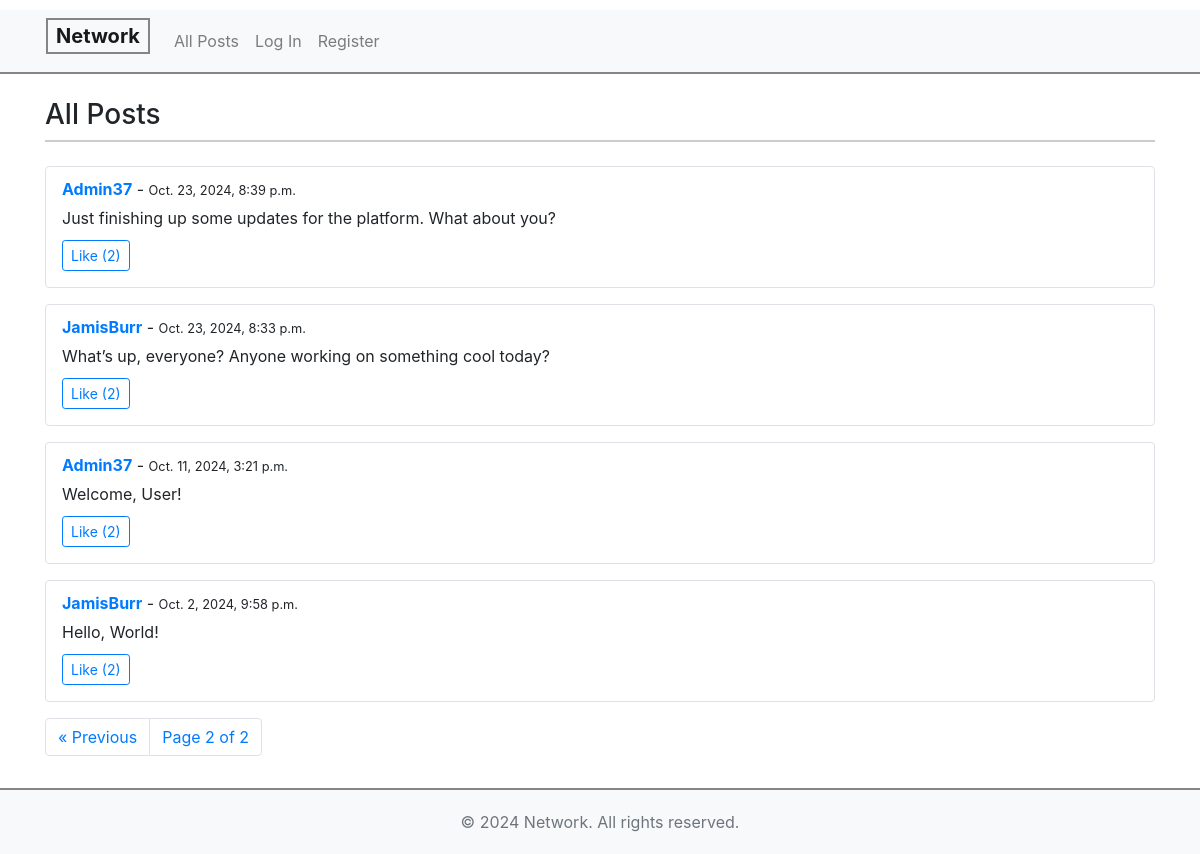
Screenshot of /?page=2 with the database file from the repository.
### network/models.py (models this page shows, shortened)
class Post(models.Model):
    user = models.ForeignKey(User, on_delete=models.CASCADE, related_name="posts")
    content = models.TextField()
    timestamp = models.DateTimeField(auto_now_add=True)
    likes = models.ManyToManyField(User, related_name='liked_posts', blank=True)

class User(AbstractUser):
    following = models.ManyToManyField('self', symmetrical=False, related_name='followers')

### network/views.py (the view)
# urls.py: path("", views.index, name="index"),
def index(request):
    if request.method == "POST":
        content = request.POST.get('content', '')
        if content:  # Check that content is not empty
            Post.objects.create(user=request.user, content=content)
        return redirect('index')
    posts = Post.objects.all().order_by('-timestamp')
    paginator = Paginator(posts, 10)  # Show 10 posts per page
    page_number = request.GET.get('page')
    page_obj = paginator.get_page(page_number)
    return render(request, "network/index.html", {
        "page_obj": page_obj
    })

### network/templates/network/index.html (shortened to what this page needs)
{% extends "network/layout.html" %}
{% block body %}
    <h4 class="page-header">All Posts</h4>
    <div id="all-posts">
        {% for post in page_obj %}
            <div class="post mb-3 p-3 border rounded">
                <a href="{% url 'profile' post.user.username %}"><strong>{{ post.user.username }}</strong></a> - <small>{{ post.timestamp }}</small>
                <p id="post-content-{{ post.id }}" class="post-content">{{ post.content }}</p>
                <button class="btn btn-sm
                    {% if user in post.likes.all %} btn-success {% else %} btn-outline-primary {% endif %}
                    like-btn"
                    data-post-id="{{ post.id }}"
                    data-url-like="{% url 'like_post' post.id %}">
                    {% if user in post.likes.all %}
                        Unlike (<span id="likes-count-{{ post.id }}">{{ post.likes.count }}</span>)
                    {% else %}
                        Like (<span id="likes-count-{{ post.id }}">{{ post.likes.count }}</span>)
                    {% endif %}
                </button>
            </div>
        {% empty %}
        <p>No posts to show.</p>
        {% endfor %}
    </div>
    <nav aria-label="Page navigation example">
        <ul class="pagination">
            {% if page_obj.has_previous %}
            <li class="page-item">
                <a class="page-link" href="?page={{ page_obj.previous_page_number }}" aria-label="Previous">
                    <span aria-hidden="true">&laquo; Previous</span>
                </a>
            </li>
            {% endif %}
            <li class="page-item">
                <span class="page-link">Page {{ page_obj.number }} of {{ page_obj.paginator.num_pages }}</span>
            </li>
        </ul>
    </nav>
{% endblock %}

### network/static/network/styles.css (style rules this page uses)
html, body { height: 100%; margin: 0; display: flex; flex-direction: column; }
.page-header { font-size: 1.75rem; margin-bottom: 1.5rem; border-bottom: 2px solid #ccc; padding-bottom: 0.5rem; }
.post { background-color: #fff; margin-bottom: 1rem; padding-top: 10px !important; }
.post-content { margin-top: 5px; margin-bottom: 10px; }
.border { border-color: #ddd; }

### rows the page displays
Post: user.username "Admin37", timestamp "Oct. 23, 2024, 8:39 p.m.", content "Just finishing up some updates for the platform. What about you?", likes.count "2"
Post: user.username "JamisBurr", timestamp "Oct. 23, 2024, 8:33 p.m.", content "What’s up, everyone? Anyone working on something cool today?", likes.count "2"
Post: user.username "Admin37", timestamp "Oct. 11, 2024, 3:21 p.m.", content "Welcome, User!", likes.count "2"
Post: user.username "JamisBurr", timestamp "Oct. 2, 2024, 9:58 p.m.", content "Hello, World!", likes.count "2"

### other values shown
{{ page_obj.number }} "2"
{{ page_obj.paginator.num_pages }} "2"
